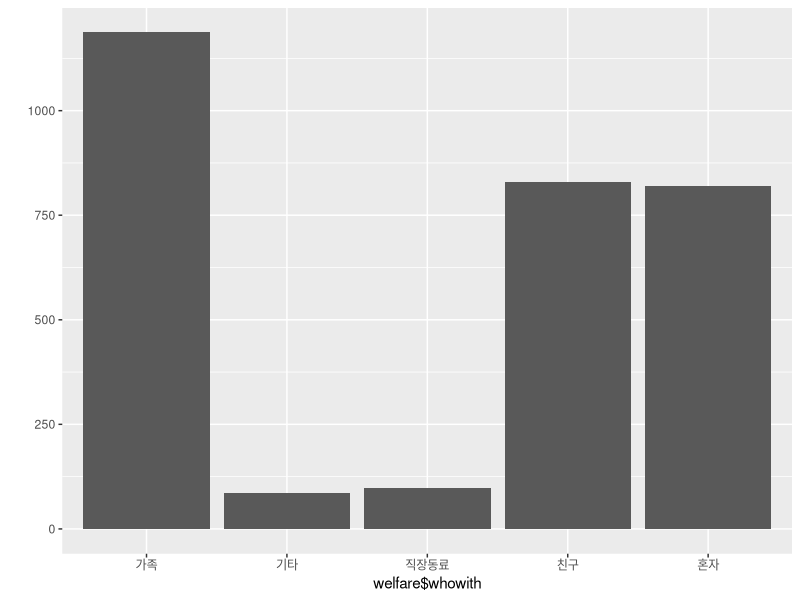
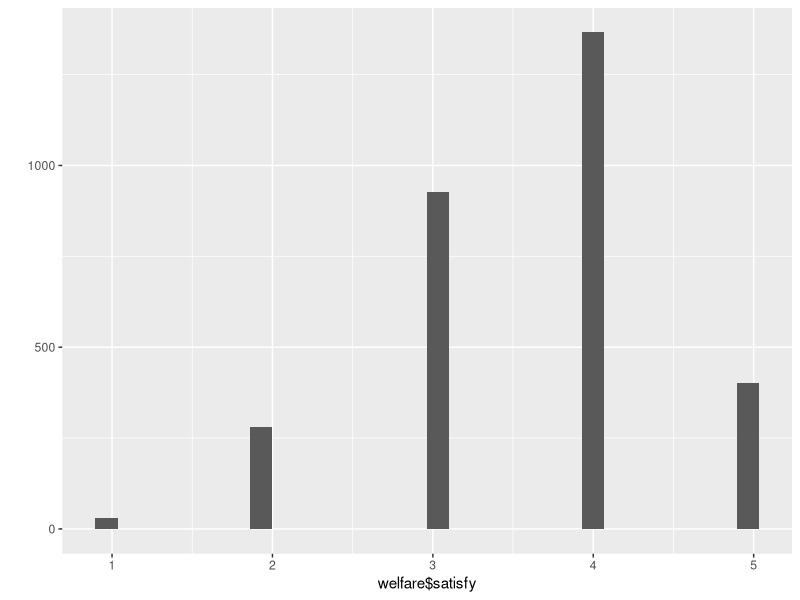
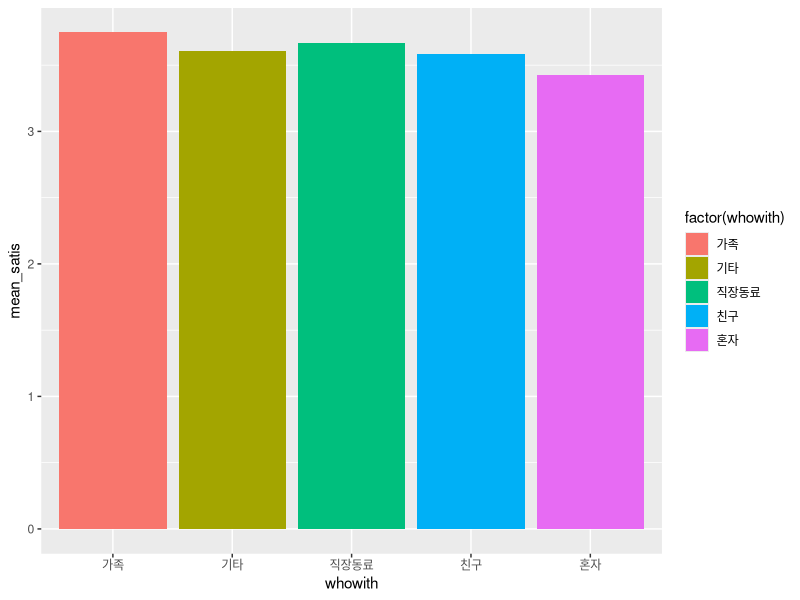
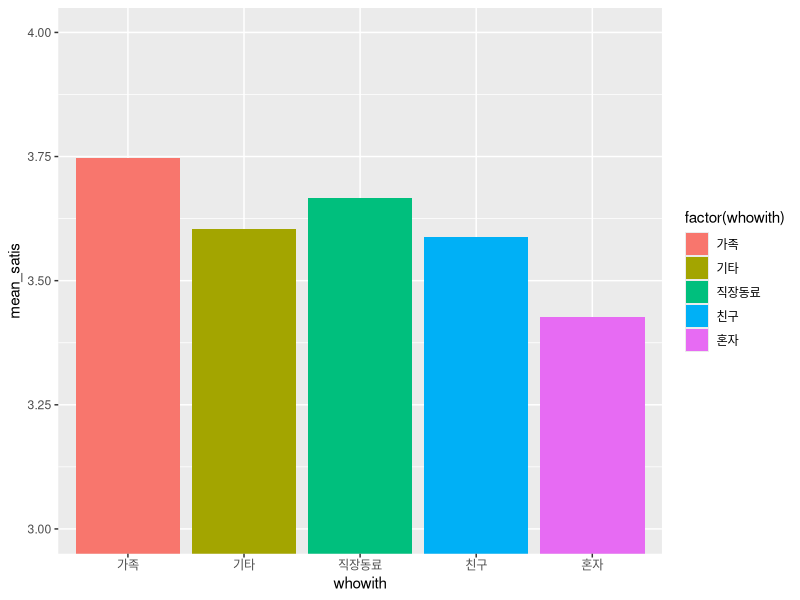
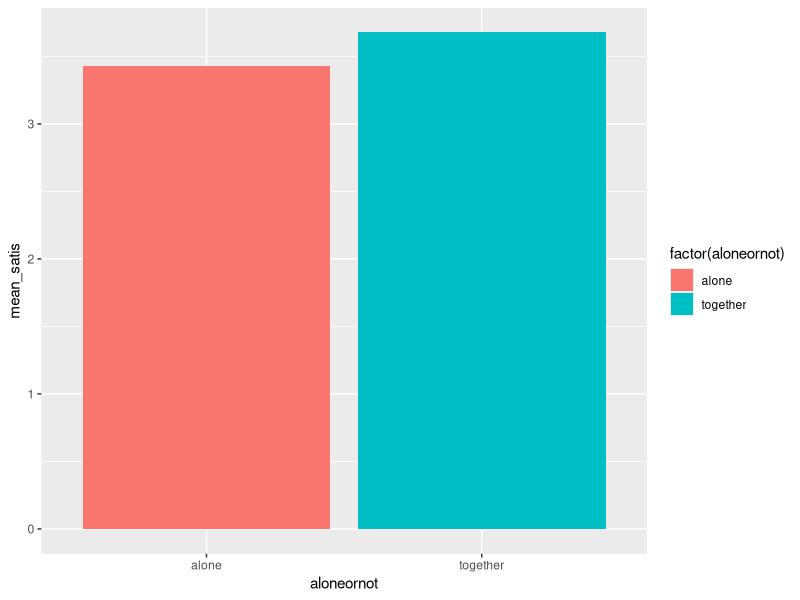
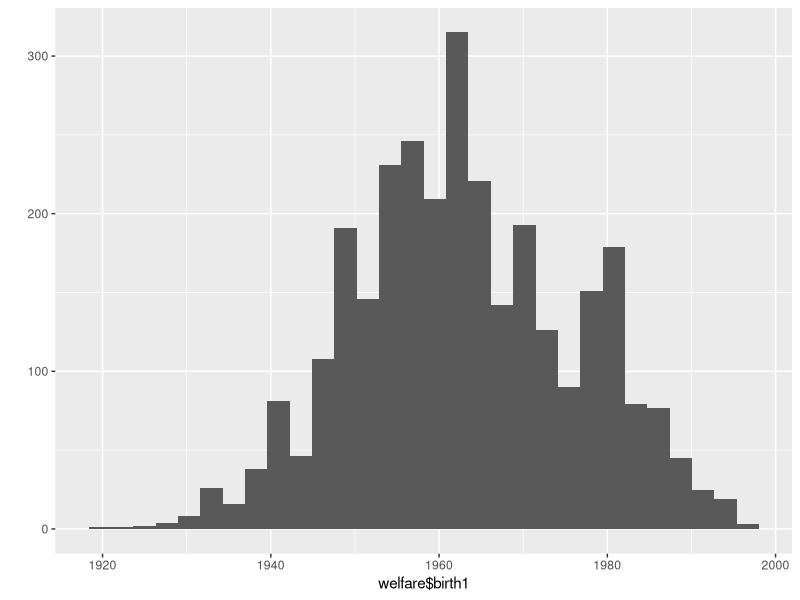
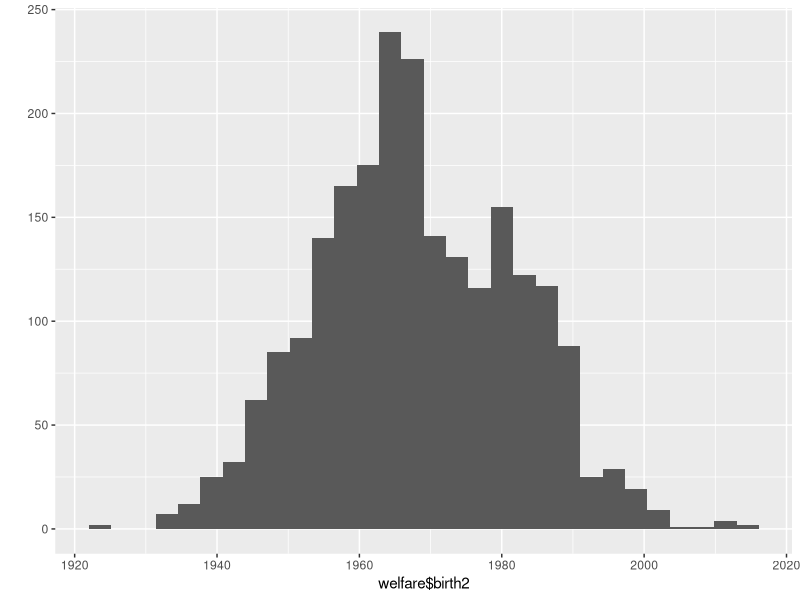
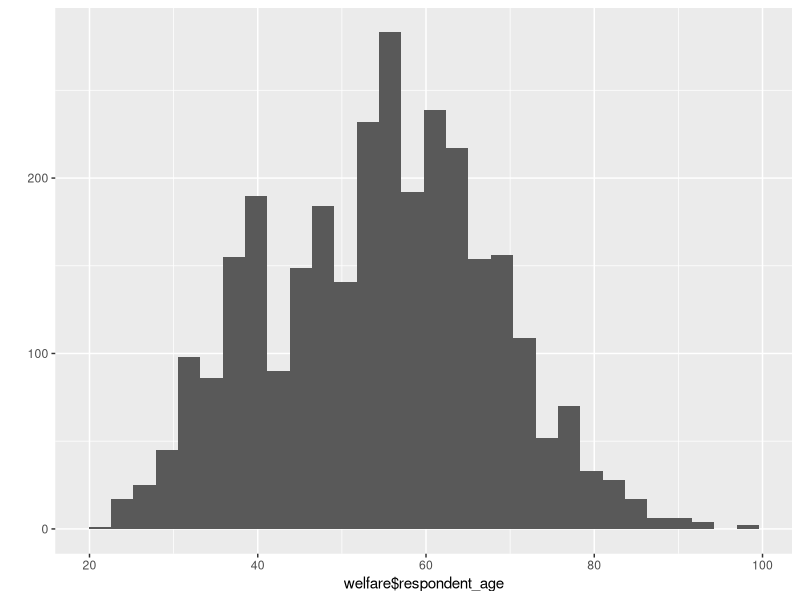

These figures' R source, in order:
## ---- chunk 1
library(readxl)
library(dplyr)
library(ggplot2)
## ---- chunk 2
data <- read_excel("2015data.xlsx")
## ---- chunk 3
welfare <- data
## ---- chunk 4
welfare <- rename(welfare,
                  leisure1 = D12_1,
                  whowith = D13,
                  satisfy = F1_7,
                  birth1 = A1_4_1_1,
                  birth2 = A1_4_1_2,
                  sex1 = A1_3_1,
                  sex2 = A1_3_2)
## ---- chunk 5
class(welfare$whowith)
welfare$whowith <- ifelse(welfare$whowith == 1, "혼자", 
                          ifelse(welfare$whowith == 2, "가족", 
                                 ifelse(welfare$whowith == 3, "친구", 
                                        ifelse(welfare$whowith == 4, "직장동료", "기타"))))
table(welfare$whowith)
#이상치 확인 
table(is.na(welfare$whowith))
qplot(welfare$whowith)
## ---- chunk 6
class(welfare$satisfy)
table(welfare$satisfy)
summary(welfare$satisfy)
qplot(welfare$satisfy)
## ---- chunk 7
who_satis <- welfare %>% 
  filter(!is.na(satisfy)) %>% 
  group_by(whowith) %>% 
  summarise(mean_satis = mean(satisfy))
#여가 동반인별 만족도 표
who_satis
#여가 동반인별 만족도 그래프
ggplot(data = who_satis, aes(x = whowith, y = mean_satis)) + 
  geom_col(aes(fill = factor(whowith)))
#여가 동반인별 만족도 그래프 확대
ggplot(data = who_satis, aes(x = whowith, y = mean_satis)) + 
  geom_col(aes(fill = factor(whowith))) +
  coord_cartesian(ylim = c(3, 4))
## ---- chunk 8
welfare <- welfare %>% 
  mutate(aloneornot = ifelse(whowith == "혼자", "alone", "together"))
table(welfare$aloneornot)
## ---- chunk 9
alone_satis <- welfare %>% 
  filter(!is.na(satisfy)) %>% 
  group_by(aloneornot) %>% 
  summarise(mean_satis = mean(satisfy))
#여가 인원별 만족도 표
alone_satis
#여가 인원별 만족도 그래프
ggplot(data = alone_satis, aes(x = aloneornot, y = mean_satis)) + 
  geom_col(aes(fill = factor(aloneornot)))
## ---- chunk 10
table(welfare$respondent)
## ---- chunk 11
class(welfare$birth1)
#가구원 번호가 1인 응답자의 출생년도
summary(welfare$birth1)
qplot(welfare$birth1)
#결측치 확인
table(is.na(welfare$birth1))

class(welfare$birth2)
#가구원 번호가 2인 응답자의 출생년도
summary(welfare$birth2)
qplot(welfare$birth2)
#결측치 확인
table(is.na(welfare$birth2))
## ---- chunk 12
#응답자 나이 계산
welfare <- welfare %>% mutate(respondent_age = ifelse(respondent == 1, 2018 - birth1 + 1, 
                                                      ifelse(respondent == 2, 2018 - birth2 + 1, NA)))
table(is.na(welfare$respondent_age))
qplot(welfare$respondent_age)
## ---- chunk 13
age_satis <- welfare %>% 
  filter(!is.na(respondent_age) & !is.na(satisfy)) %>% 
  group_by(respondent_age) %>% 
  summarise(mean_satis_age = mean(satisfy))
head(age_satis)
ggplot(data = age_satis, aes(x = respondent_age, y = mean_satis_age)) +
  geom_line()
## ---- chunk 14
welfare <- welfare %>% mutate(ageg = ifelse(respondent_age < 30, "20's",
                                            ifelse(respondent_age < 40, "30's",
                                                   ifelse(respondent_age < 50, "40's",
                                                          ifelse(respondent_age < 60, "50's",
                                                                 ifelse(respondent_age < 70, "60's",
                                                                        ifelse(respondent_age < 80, "70's",
                                                                               ifelse(respondent_age < 90, "80's", "90's"))))))))
table(welfare$ageg)
table(is.na(welfare$ageg))
qplot(welfare$ageg)
## ---- chunk 15
ageg_satis <- welfare %>% 
  filter(!is.na(satisfy) & !is.na(ageg)) %>% 
  group_by(ageg) %>% 
  summarise(mean_satis_ageg = mean(satisfy))
ageg_satis
ggplot(data = ageg_satis, aes(x = ageg, y = mean_satis_ageg)) +
  geom_col() +
  coord_cartesian()
## ---- chunk 16
leisure_con <- welfare %>% 
  filter(!is.na(satisfy) & !is.na(ageg)) %>% 
  group_by(ageg, aloneornot) %>% 
  summarise(mean_leisure = mean(satisfy))
leisure_con
ggplot(data = leisure_con, aes(x = ageg, y = mean_leisure, fill = aloneornot)) +
  geom_col(position = "dodge")
## ---- chunk 17
welfare <- welfare %>% mutate(leisure1_name = ifelse(leisure1 == 1, "휴식",
                                                     ifelse(leisure1 == 2, "문화예술 관람",
                                                            ifelse(leisure1 == 3, "문화예술 참여",
                                                                   ifelse(leisure1 == 4, "스포츠 관람",
                                                                          ifelse(leisure1 == 5, "스포츠 참여",
                                                                                 ifelse(leisure1 == 6, "관광 여행",
                                                                                        ifelse(leisure1 == 7, "취미,오락",
                                                                                               ifelse(leisure1 == 8, "사회 활동","기타")))))))))
class(welfare$leisure1_name)
table(welfare$leisure1_name)
#결측치 확인
table(!is.na(welfare$leisure1_name))
## ---- chunk 18
kind1_satis <- welfare %>% 
  filter(!is.na(satisfy)) %>% 
  group_by(leisure1_name) %>% 
  summarise(mean_satis1 = mean(satisfy))
ggplot(data = kind1_satis, aes(x = leisure1_name, y = mean_satis1, fill = mean_satis1)) +
  geom_col()
## ---- chunk 19
welfare$respondent_sex <- ifelse(welfare$respondent == 1, welfare$sex1,
                                 ifelse(welfare$respondent == 2, welfare$sex2, NA))
table(welfare$respondent_sex)
#결측치 확인
table(is.na(welfare$respondent_sex))
## ---- chunk 20
welfare$respondent_sex <- ifelse(welfare$respondent_sex == 1, "male", 
                                 ifelse(welfare$respondent_sex == 2, "female", NA))
table(welfare$respondent_sex)
#결측치 확인
table(is.na(welfare$respondent_sex))
qplot(welfare$respondent_sex)
## ---- chunk 21
sex_leisure <- welfare %>% 
  filter(!is.na(satisfy) & !is.na(respondent_sex)) %>% 
  group_by(aloneornot, respondent_sex) %>% 
  summarise(mean_satis = mean(satisfy))
ggplot(data = sex_leisure, aes(x = aloneornot, y = mean_satis, fill = respondent_sex)) + 
  geom_col(position = "dodge")
